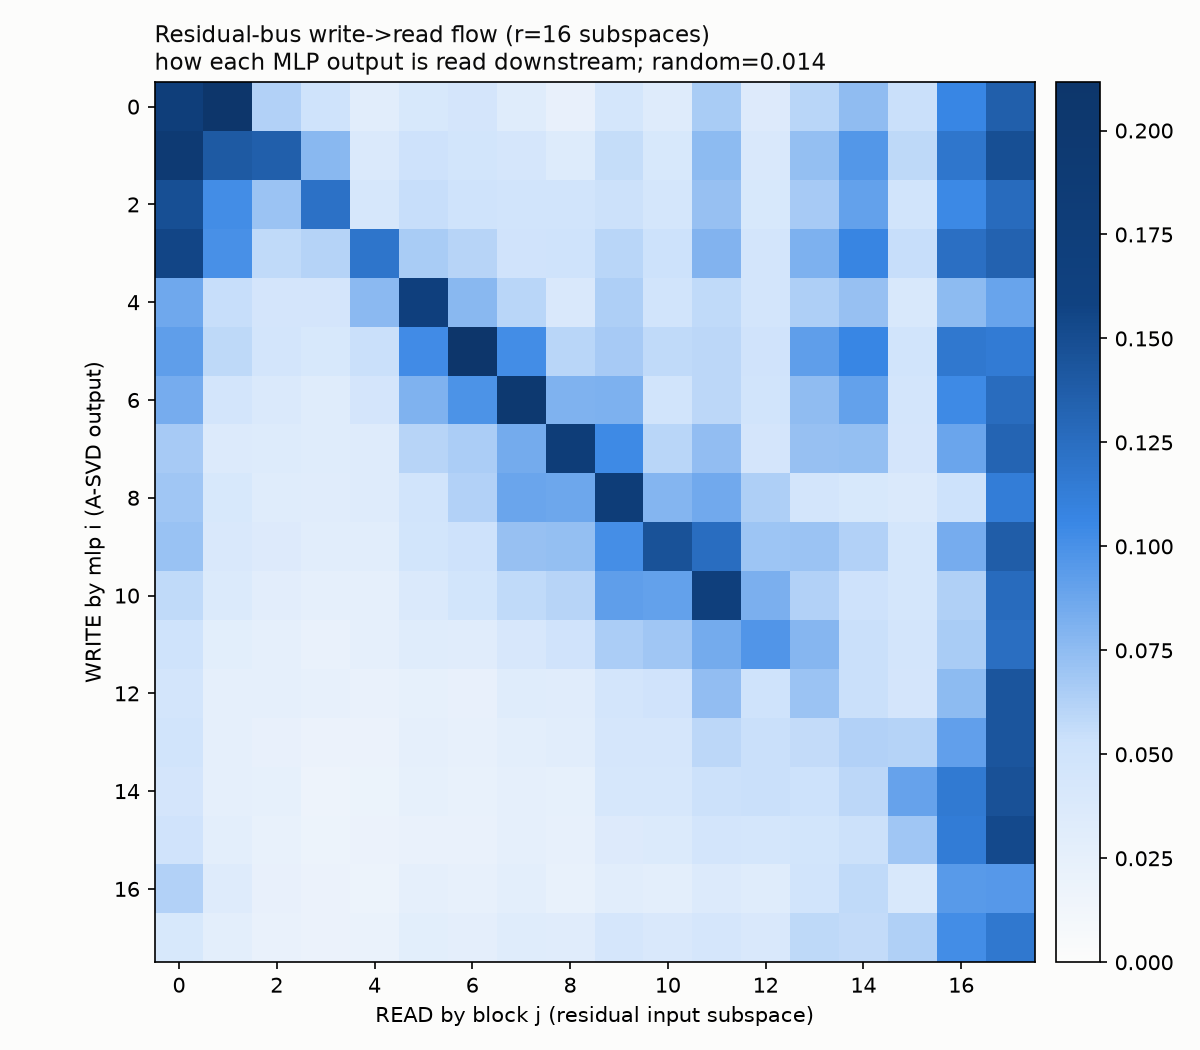

Source code (Python):
"""WRITE->READ FLOW (user: compose circuits across components via the tensor-
network / residual structure, offline batch). Build the full layer x layer
map of how much each layer's WRITE subspace (its A-SVD output directions,
residual) is READ by each downstream layer (its MLP + attention input
subspaces, residual). This is the residual-bus information-flow graph:
which components' outputs feed which components' inputs.

Overlap(i->j) = ||Pwrite_i^T Pread_j||_F^2 / r  in [0,1] (mean cos^2 of
principal angles). Random baseline r/D. Also write_i -> READOUT (overlap
with the top unembedding right-singular subspace).

BIG DATA: A-SVD write directions fit on 64k tokens.

REGISTERED PREDICTIONS:
  (0) SANITY: random-subspace overlap ~ r/D;
  (a) STRUCTURED FLOW: the write->read matrix is NOT uniform -- some (i,j)
      pairs are well above random (real composition paths), and information
      flows FORWARD (upper triangle i<j carries most weight since a block
      only reads earlier writes through the residual); report the matrix
      and the strongest paths;
  (b) the low-rank edge circuits (mlp0, mlp16, mlp17 writes) route to
      SPECIFIC downstream reads / the readout -- report their top targets;
  NULL: a random residual subspace overlaps every read subspace ~ r/D."""
import json, time, sys, torch
import torch.nn.functional as F
import numpy as np
sys.path.insert(0, '/workspace/rspd')
import census_lib as cl
from bilin18_joint_removal import m, DEV

D = 1152; HID = 4608
PT = '/workspace/tensor_language/basis_aligned/bilinear_quotient/'
OUT = PT + 'write_read_flow_results.json'
NFIT = 128; R = 16


def asvd_fast(W, X, eps=1e-3):
    U, Sg, Vh = torch.linalg.svd(W @ X.T, full_matrices=False)
    A = U * Sg; N, din = X.shape
    if N >= din:
        G = X.T @ X; G.diagonal().add_(eps); B = torch.linalg.solve(G, (Vh @ X).T).T
    else:
        Gn = X @ X.T; Gn.diagonal().add_(eps); B = Vh @ torch.linalg.solve(Gn, X)
    return A, B


@torch.no_grad()
def capture_all(rows, n):
    caps = {li: [] for li in range(len(m.transformer.h))}
    hooks = [blk.mlp.Down.register_forward_pre_hook(
             (lambda li: lambda mo, inp: caps[li].append(inp[0].detach().float().reshape(-1, HID).cpu()))(li))
             for li, blk in enumerate(m.transformer.h)]
    for i in range(0, n, 4):
        bb = rows[i:i+4, :257].to(DEV); idx = bb[:, :-1].contiguous()
        x = F.rms_norm(m.transformer.wte(idx), (D,)); x0 = x; v1 = None
        for li, blk in enumerate(m.transformer.h): x, v1 = blk(x, v1, x0)
    for h in hooks: h.remove()
    return {li: torch.cat(caps[li], 0) for li in caps}


@torch.no_grad()
def main():
    t0 = time.time()
    cl.use_state(PT + 'census_state_diverse.pt')
    rows = cl.fineweb_rows(NFIT)
    NL = len(m.transformer.h)
    X = capture_all(rows, NFIT)

    # WRITE subspaces (A-SVD output, residual) and READ subspaces (residual)
    WRITE = {}; READ = {}
    for li in range(NL):
        blk = m.transformer.h[li]
        A, _ = asvd_fast(blk.mlp.Down.weight.data.float().to(DEV), X[li].to(DEV))
        Q, _ = torch.linalg.qr(A[:, :R]); WRITE[li] = Q
        # READ: residual dirs feeding MLP gates + attention q/k/v
        mats = [blk.mlp.Left.weight.data.float(), blk.mlp.Right.weight.data.float(),
                blk.attn.c_q.weight.data.float(), blk.attn.c_k.weight.data.float(),
                blk.attn.c_v.weight.data.float()]
        stacked = torch.cat(mats, 0).to(DEV)          # (sum_out, 1152)
        _, _, Vh = torch.linalg.svd(stacked, full_matrices=False)
        READ[li] = Vh.T[:, :R]                          # (1152, R) residual read dirs

    flow = np.zeros((NL, NL))
    for i in range(NL):
        for j in range(NL):
            flow[i, j] = float((WRITE[i].T @ READ[j]).norm() ** 2 / R)

    # write -> readout (unembedding read subspace)
    _, _, VhU = torch.linalg.svd(m.lm_head.weight.data.float().to(DEV), full_matrices=False)
    RU = VhU.T[:, :R]
    to_readout = [round(float((WRITE[i].T @ RU).norm() ** 2 / R), 4) for i in range(NL)]

    rand = R / D
    # forward vs backward mass (i<j = downstream reads earlier write)
    fwd = float(np.mean([flow[i, j] for i in range(NL) for j in range(i+1, NL)]))
    bwd = float(np.mean([flow[i, j] for i in range(NL) for j in range(i)]))
    print(f'random baseline overlap {rand:.4f}', flush=True)
    print(f'mean forward (i<j) {fwd:.4f}  vs backward (i>j) {bwd:.4f}  vs random {rand:.4f}', flush=True)
    # strongest forward paths
    paths = sorted([(flow[i, j], i, j) for i in range(NL) for j in range(i+1, NL)], reverse=True)[:12]
    print('strongest write->read forward paths:', flush=True)
    for v, i, j in paths:
        print(f'  mlp{i:2d} write -> block{j:2d} read : {v:.3f} ({v/rand:.1f}x random)', flush=True)
    print(f'\nwrite -> READOUT overlap by layer: {[round(x,3) for x in to_readout]}', flush=True)
    print(f'  (edges: mlp0 {to_readout[0]:.3f}, mlp16 {to_readout[16]:.3f}, mlp17 {to_readout[17]:.3f})', flush=True)

    # heatmap
    import matplotlib; matplotlib.use('Agg'); import matplotlib.pyplot as plt
    sys.path.insert(0, '/workspace/tensor_language')
    from palette import INK, SECONDARY, MUTED, GRID, SURFACE, BLUES
    fig, ax = plt.subplots(figsize=(8, 7)); fig.patch.set_facecolor(SURFACE); ax.set_facecolor(SURFACE)
    im = ax.imshow(flow, cmap=BLUES, vmin=0, vmax=max(0.2, flow[np.triu_indices(NL,1)].max()), origin='upper')
    ax.set_xlabel('READ by block j (residual input subspace)'); ax.set_ylabel('WRITE by mlp i (A-SVD output)')
    ax.set_xticks(range(0,NL,2)); ax.set_yticks(range(0,NL,2))
    ax.set_title(f'Residual-bus write->read flow (r={R} subspaces)\n'
                 f'how each MLP output is read downstream; random={rand:.3f}',
                 color=INK, loc='left', fontsize=11)
    fig.colorbar(im, ax=ax, fraction=0.046, pad=0.02)
    fig.tight_layout(); fig.savefig(PT + 'write_read_flow.png', dpi=150, facecolor=SURFACE)
    print('wrote write_read_flow.png', flush=True)

    p0 = True
    pa = fwd > 1.5 * rand
    out = {'flow': flow.round(4).tolist(), 'to_readout': to_readout, 'random': round(rand, 4),
           'mean_forward': round(fwd, 4), 'mean_backward': round(bwd, 4), 'R': R,
           'top_paths': [{'i': int(i), 'j': int(j), 'overlap': round(float(v), 4)} for v, i, j in paths],
           'pred_a_structured': bool(pa), 'runtime_s': time.time() - t0}
    json.dump(out, open(OUT, 'w'), indent=1)
    print(f'\n(a) structured forward flow (>1.5x random): {pa}', flush=True)
    print(f'wrote {OUT} ({out["runtime_s"]:.0f}s)')


if __name__ == '__main__':
    main()
